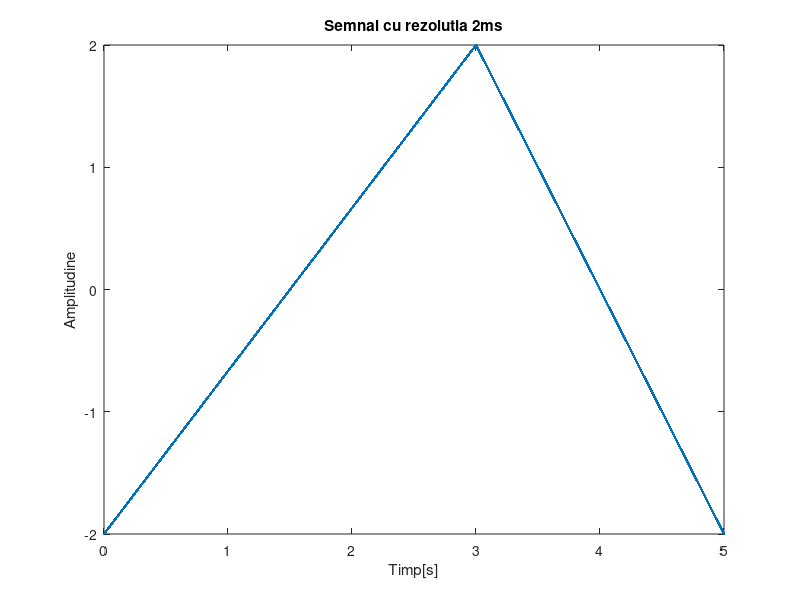
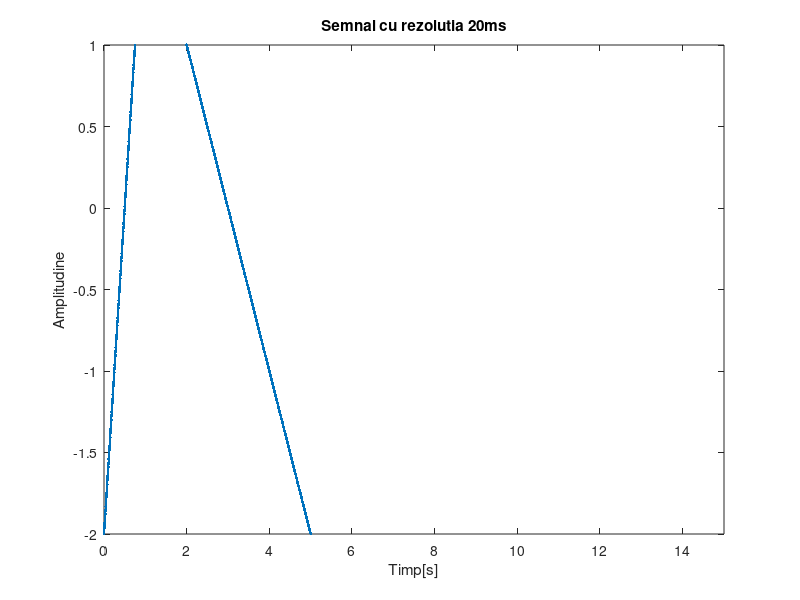
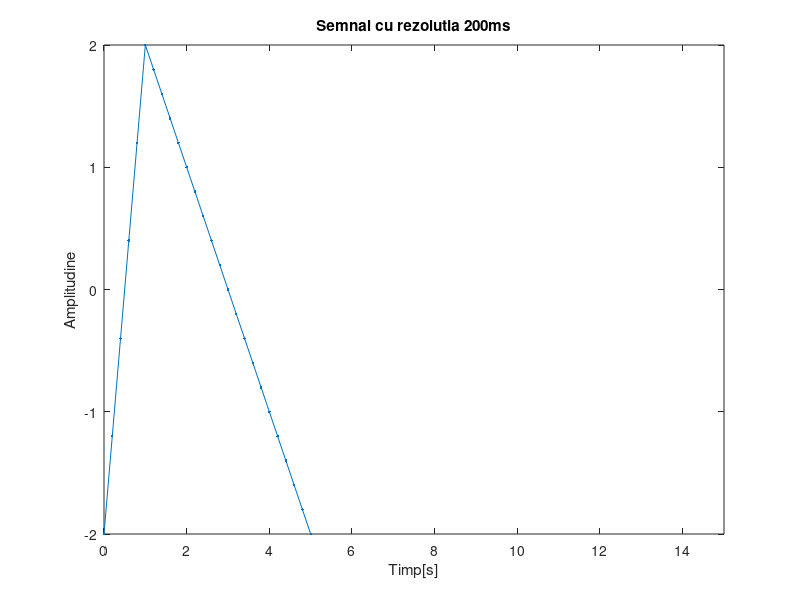

Source code (MATLAB) for these figures, in order:
figure (1)
t = (0:0.002:5);
x = 2*sawtooth (0.4*pi*t,0.6);
plot(t,x,'.-');
axis([0 5 -2 2])
title('Semnal cu rezolutia 2ms')
xlabel('Timp[s]')
ylabel('Amplitudine')

figure (2)
t = (0:0.002:5);
x = 2*sawtooth (0.4*pi*t,1/5);
plot(t,x,'.-');
axis([0 15 -2 1])
title('Semnal cu rezolutia 20ms')
xlabel('Timp[s]')
ylabel('Amplitudine')

figure (3)
t = (0:0.2:5);
x = 2*sawtooth (0.4*pi*t,1/5);
plot(t,x,'.-');
axis([0 15 -2 2])
title('Semnal cu rezolutia 200ms')
xlabel('Timp[s]')
ylabel('Amplitudine')